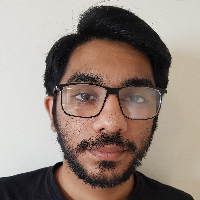
#> input picture data/AWAIS_TEST/AWAIS_0.png, 200 x 200 px, given as the content of the folder data/SWAROOP_TRAIN, which was not available
$ jupyter execute --allow-errors EigenFaces.ipynb   (shell and % lines are left out)   (text cells are left out)
#> lines starting #> are read from the running program, lines starting #| are printed output that depends on the picture; pictures that were not available may be replaced by others from this repository, and a replacement may not be noted
[cell 1]
import sklearn
from sklearn import datasets
from matplotlib import pyplot as plt
import numpy as np
from sklearn.decomposition import PCA
from sklearn.model_selection import train_test_split
import os
import cv2

def get_faces(img):
    faceCascadeFront = cv2.CascadeClassifier(cv2.data.haarcascades + "haarcascade_frontalface_default.xml")
    faceCascadeProfile = cv2.CascadeClassifier(cv2.data.haarcascades+ "haarcascade_profileface.xml")
    faces_profile = np.array(faceCascadeProfile.detectMultiScale(
        img,
        scaleFactor=1.1,
        minNeighbors=5,
        minSize=(30, 30)
    ))
    faces_front = np.array(faceCascadeFront.detectMultiScale(
        img,
        scaleFactor=1.1,
        minNeighbors=5,
        minSize=(30, 30)
    ))
    faces = np.concatenate((faces_front.flatten(),faces_profile.flatten())).reshape(-1,4)
    output = []
    for (x,y,w,h) in faces:
        output.append(img[int(y):int(y+h),int(x):int(x+w)])
    return output

[cell 2]
#Load Faces & Tags
datapath = "data/"
people = ["SWAROOP","AWAIS","MAI","JACOB","LILY"]
train_faces = []
train_labels = []
for person in people:
    path = datapath + person + "_TRAIN"
    pics = os.listdir(path)
    for file in pics:
        if not (file.endswith('.jpg') or file.endswith('.png') or file.endswith('.jpeg')):
            continue
        img = cv2.imread(f'{path}/{file}')
#> img is the input picture: shape (200, 200, 3); mean B, G, R 124.8, 134.3, 149.1
        img = cv2.cvtColor(img, cv2.COLOR_BGR2GRAY)
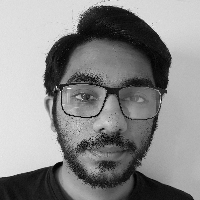
#> img: shape (200, 200); min 1, max 254, mean 137.6
        img = cv2.resize(img,(256,256),interpolation=cv2.INTER_AREA)
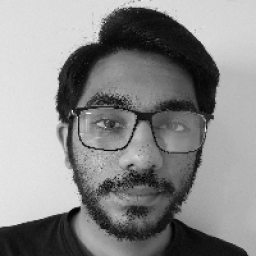
#> img: shape (256, 256); min 1, max 245, mean 137.5
        train_faces.append(img)
        train_labels.append(person)
#> pass 2 of the loop `for person in people:`:
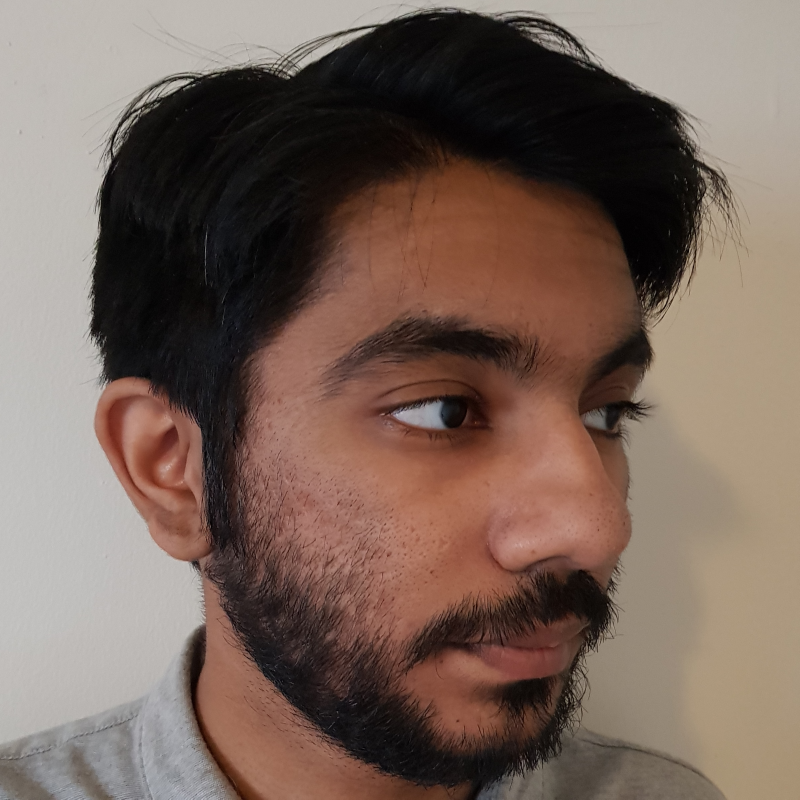
#> input picture data/AWAIS_TRAIN/AWAIS_CLOSE1.jpg, 2398 x 2398 px (shown at 1/3 size)
#> img is the input picture: shape (2398, 2398, 3); mean B, G, R 90.4, 100.4, 120
#> `img = cv2.cvtColor(img, cv2.COLOR_BGR2GRAY)`:
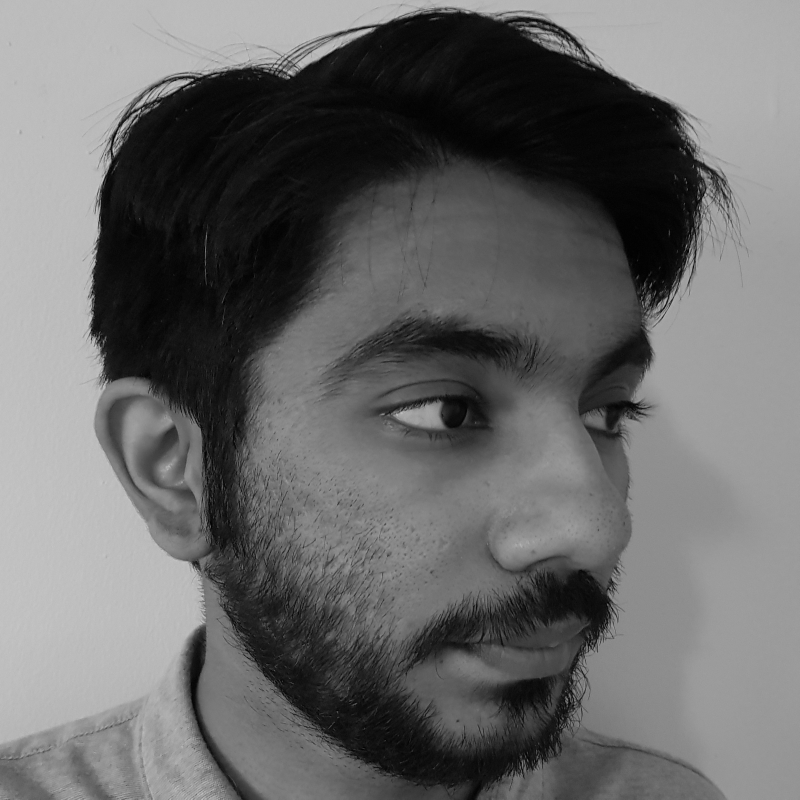
#> img: shape (2398, 2398) (shown at 1/3 size); min 0, max 213, mean 105.2
#> `img = cv2.resize(img,(256,256),interpolation=cv2.INTER_AREA)`:
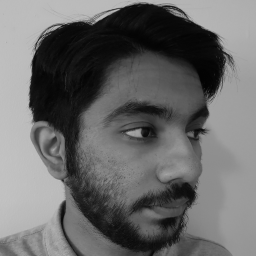
#> img: shape (256, 256); min 3, max 195, mean 105.2

[cell 3]
def compute_eigen_faces(face_list, num_components=50):
    #Flatten each face into a vector (each face must be the same size)
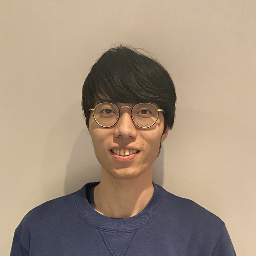
#> input picture data/MAI_TEST/MAI_8.png, 256 x 256 px
#> further down, test_img is the input picture: shape (256, 256, 3); mean B, G, R 127, 145.7, 163.9
#> `test_img = cv2.cvtColor(test_img, cv2.COLOR_BGR2GRAY)`:
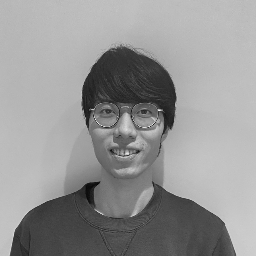
#> test_img: shape (256, 256); min 6, max 247, mean 149
    face_list = face_list.flatten().reshape(len(face_list),-1)
    pca = PCA(n_components=num_components)
    pca.fit(face_list)
    return pca

#> (a cell that did not finish here is left out)

[cell 5]
# Display the first 10 eigen faces
#start with the first eigen face to verify accuracy
#first_eig = pca.components_[0]
#first_face = (first_eig).reshape(256,256)
#plt.imshow(first_face,cmap='gray')
#plt.show()
#This line was taken from stack overflow to do ordinal endings
ordinal = lambda n: "%d%s" % (n,"tsnrhtdd"[(n/10%10!=1)*(n%10<4)*n%10::4])
#> (the rest of this cell did not finish here and is left out)

[cell 6]
#Check loss
test_paths = ["data/MAI_TEST/MAI_8.png","data/LILY_TEST/LILY_3.png","data/JACOB_TEST/Test5.jpg",
             "data/AWAIS_TEST/AWAIS_7.png","data/LILY_TEST/LILY_10.png"]
#> (the rest of this cell did not finish here and is left out)

[cell 7]
#Convert known faces to PCA repn's
train_eigen_faces = []
for face in train_faces:
    flat = face.flatten()
    train_eigen_faces.append(flat)
#> (the rest of this cell did not finish here and is left out)
